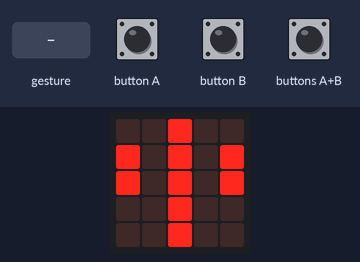
Simulated run of this program. Board: Calliope mini (MakeCode). Shown: the board's 5×5 LED display. The test bench sets the inputs (shaded band). Random numbers come from a fixed seed; a tilt is held for 1.5 s and a shake lasts 1 s, then the board lies face up again.

Above: at 1.2 s.
1.3 s: button A pressed for 0.15 s
At 1.9 s:
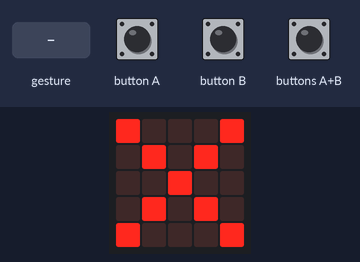
4.4 s: gesture 'shake'
At 5.5 s:
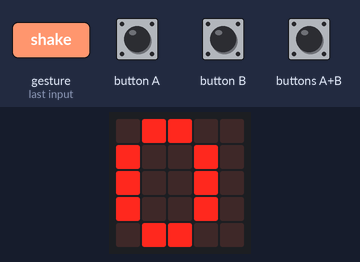
6.4 s: button B pressed for 0.15 s
At 7.0 s:
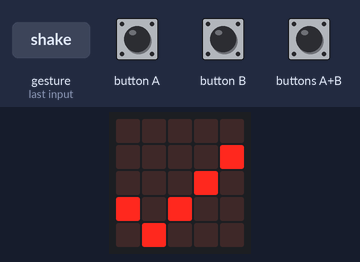
Timing chart, 0 to 9.4 s (numbered marks = the images above; inputs shaded):
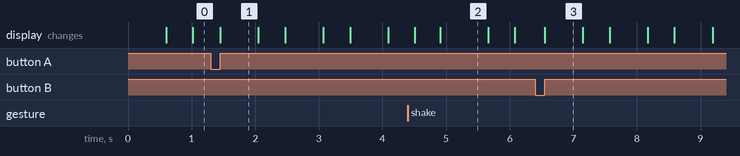

Measured:
- what the display in image 1 shows lasts 0.6 s, from 1.5 s to 2.1 s
- what the display in image 2 shows lasts 0.8 s, from 4.9 s to 5.7 s

The program:

main.ts
```typescript
input.onButtonPressed(Button.A, function () {
    if (Zufall == 0) {
        Spielstand += 1
        basic.showIcon(IconNames.Yes)
    } else {
        basic.showIcon(IconNames.No)
    }
})
input.onGesture(Gesture.Shake, function () {
    basic.showNumber(Spielstand)
})
input.onButtonPressed(Button.AB, function () {
    if (Zufall == 2) {
        Spielstand += 1
        basic.showIcon(IconNames.Yes)
    } else {
        basic.showIcon(IconNames.No)
    }
})
input.onButtonPressed(Button.B, function () {
    if (Zufall == 1) {
        Spielstand += 1
        basic.showIcon(IconNames.Yes)
    } else {
        basic.showIcon(IconNames.No)
    }
})
let Zufall = 0
let Spielstand = 0
Spielstand = 0
basic.forever(function () {
    Zufall = randint(0, 2)
    if (Zufall == 0) {
        basic.showLeds(`
            . . # . .
            # . # . .
            # . # . .
            . . # . .
            . . # . .
            `)
    } else if (Zufall == 1) {
        basic.showLeds(`
            . . # . .
            . . # . #
            . . # . #
            . . # . .
            . . # . .
            `)
    } else {
        basic.showLeds(`
            . . # . .
            # . # . #
            # . # . #
            . . # . .
            . . # . .
            `)
    }
    basic.pause(200)
    basic.showLeds(`
        . . # . .
        . . # . .
        . . # . .
        . . # . .
        . . # . .
        `)
})
```

test.ts
```typescript
// Hier kann man Tests durchführen; diese Datei wird nicht kompiliert, wenn dieses Paket als Erweiterung verwendet wird.
```
